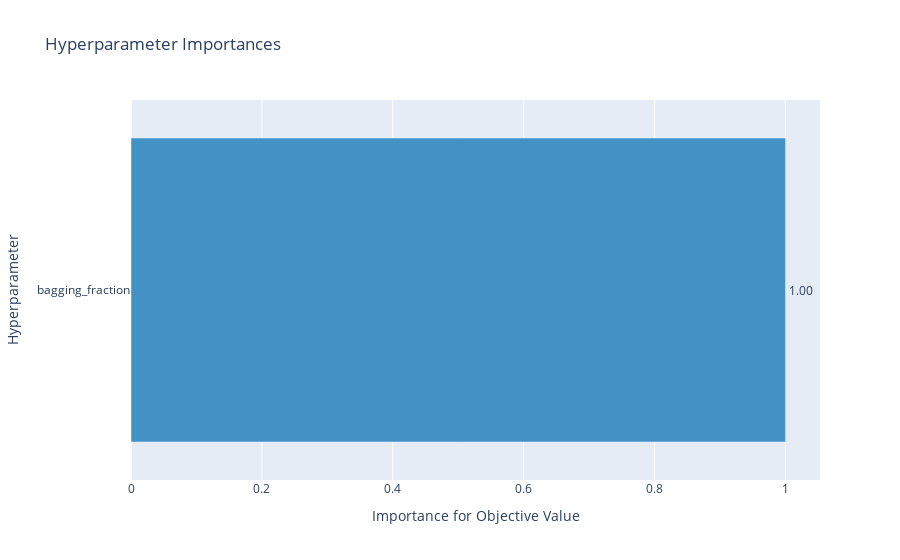

The notebook cell this image was saved under:
### Code cell
plot_param_importances(study)

### Figure 1 — Plotly figure (JSON) as saved in the notebook; plotly's stock layout.template omitted (floating-point values rounded to 4 significant figures)
{"data": [{"cliponaxis": false, "hovertemplate": ["bagging_fraction (DiscreteUniformDistribution): 1.0<extra></extra>"], "marker": {"color": "rgb(66,146,198)"}, "orientation": "h", "text": ["1.0"], "textposition": "outside", "texttemplate": "%{text:.2f}", "type": "bar", "x": [1], "y": ["bagging_fraction"]}], "layout": {"autosize": true, "showlegend": false, "title": {"text": "Hyperparameter Importances"}, "xaxis": {"autorange": true, "range": [0, 1.053], "title": {"text": "Importance for Objective Value"}, "type": "linear"}, "yaxis": {"autorange": true, "range": [-0.5, 0.5], "title": {"text": "Hyperparameter"}, "type": "category"}}}
